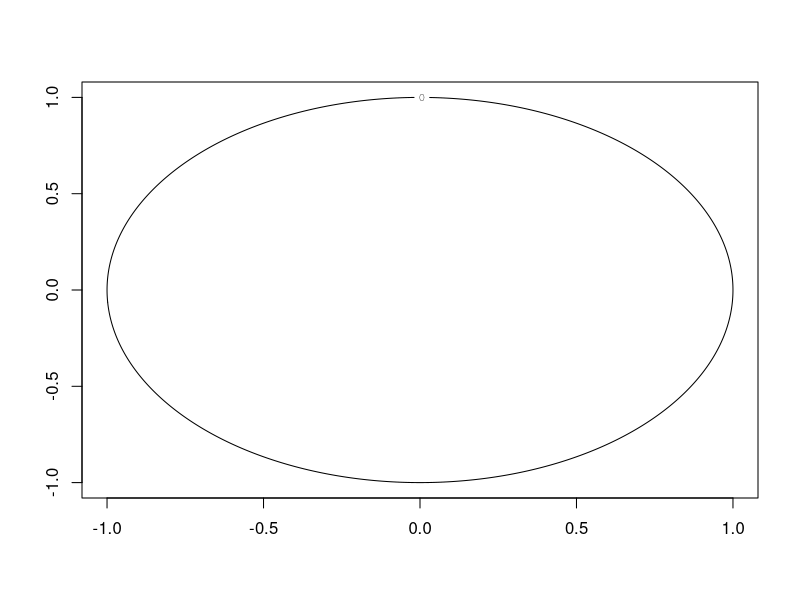

The R source for this figure:
x1<-seq(-1,1,length=1000)
x2<-seq(-1,1,length=1000)
x<-matrix(c(x1,x2),c(2,1))
y<-matrix(c(x1,x2),c(2,1))
z<-outer(x1,x2,function(x1,x2) x1^2+x2^2-1 )
contour(x1,x2,z,levels=0)